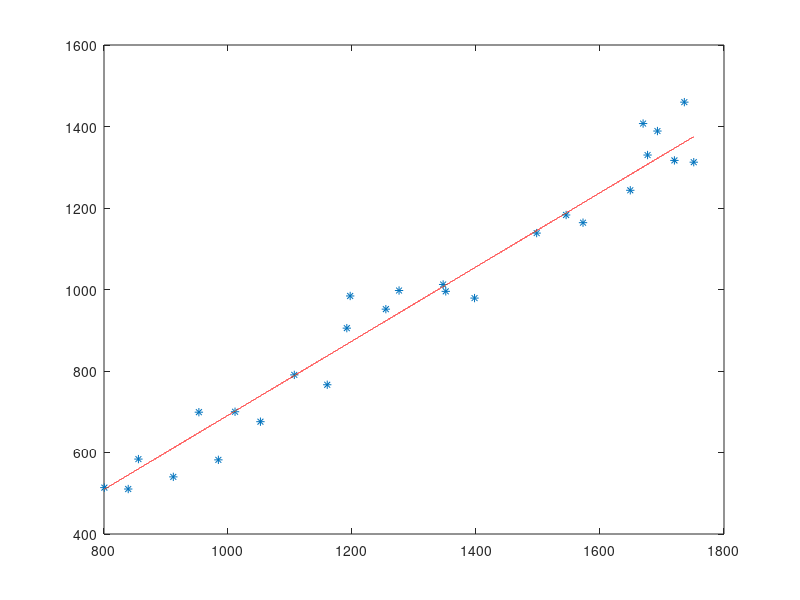
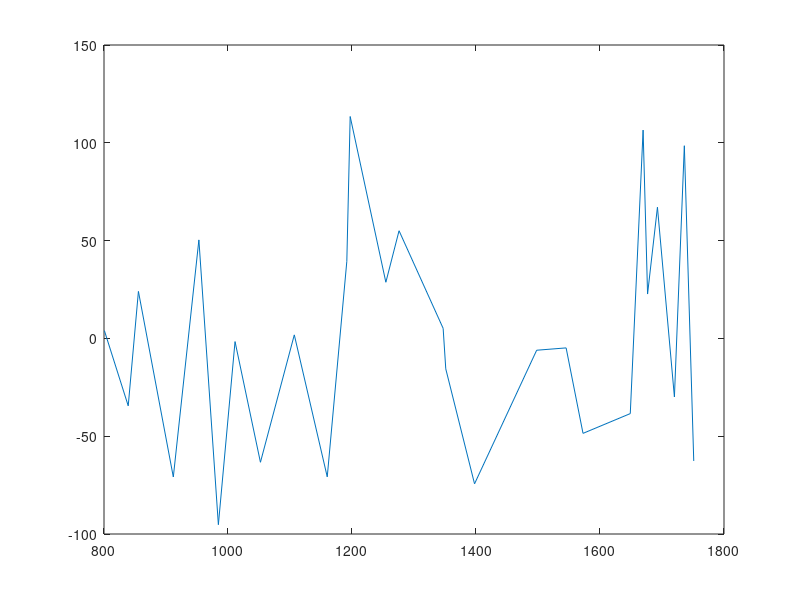
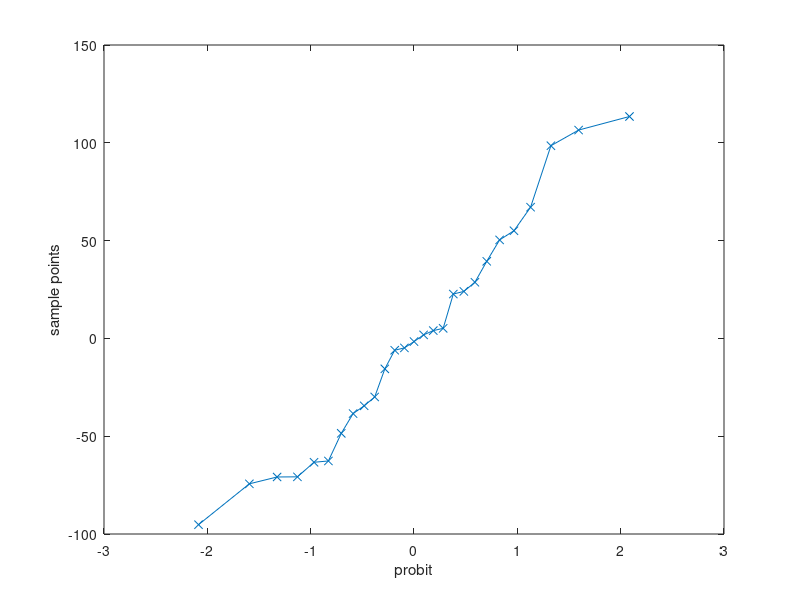
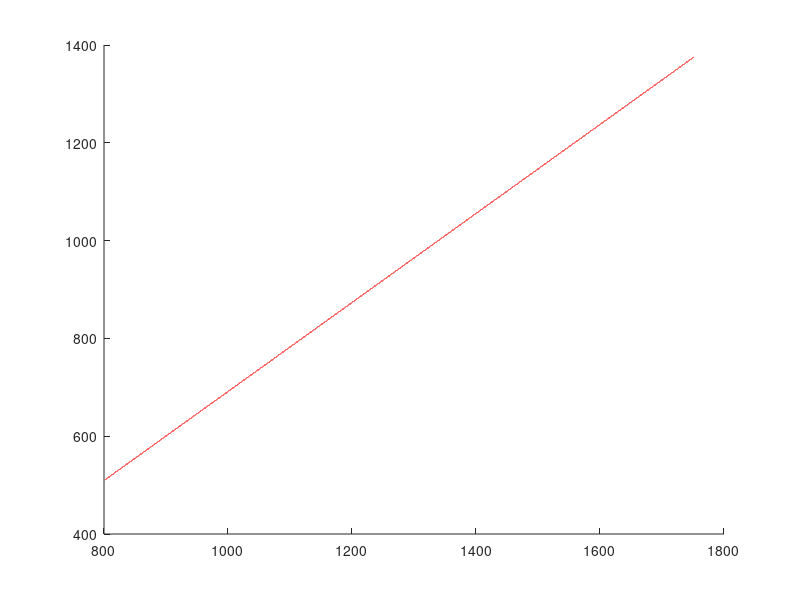

These charts were generated, in order, by the following MATLAB code: (Note: this script raises an error after producing the figures.)
% chargement des données
data=load('TPStat001.mat');
x=data.x;
y=data.y;
N=max(size(x));
% previsualisation des données
%plot(x,y,'*','MarkerSize',20);

%calcul des paramètres généraux sur les données
mean_x=mean(x);
mean_y=mean(y);
var_xy=mean((x-mean_x).*(y-mean_y));
var_x=var(x);
var_y=var(y);


%paramètre de regression
b=var_xy/var_x;
a=mean_y-b*mean_x;

% previsualisation des données
figure()
plot(x,y,'*');
hold on
xarray=min(x):0.01:max(x);
yhat_array=a+b*xarray;
plot(xarray,yhat_array,'r');

%analyse des résidus
y_m=a+b*x;
err=y-y_m;
figure();plot(x,err)
%test de normalité
figure();qqplot(err)
%test de l'homoscedasticité
s=sqrt(1/(N-2)*norm(err)^2);
%% Test d'hypothèse 

%les ecarts-types
s_alpha=sqrt(s^2*(1/N+mean_x^2/sum((x-mean_x).^2)));
s_beta=sqrt(s^2/sum((x-mean_x).^2));

%les stats
%H0: beta=0
H0_beta=0;
stat_beta=(b-H0_beta)/s_beta^2;
p_val=1-tcdf(stat_beta,N-2);

%% Coefficient de determination R=norm(y_m-mean_y
R=sqrt(var_xy^2/(var_x*var_y));%car on est en |R²

%% Qu3
niv=10/100;
t10=tinv(1-niv,N-2);
figure()
%plot(x,y,'*');
hold on
plot(xarray,yhat_array,'r');
Conf_bas3=a+b*xarray-t10*s*sqrt(1/N+(xarray-mean_x).^2/norm(x-mean_x)^2);
Conf_haut3=a+b*xarray+t10*s*sqrt(1/N+(xarray-mean_x).^2/norm(x-mean_x)^2);
%resolution exacte
syms valeur
%Recherche de la valeur exacte pour la resistance  800
Yhat_1=800;
eqn=a+b*valeur-t10*s*sqrt(1/N+(valeur-mean_x).^2/norm(x-mean_x)^2)==Yhat_1;
%valeur exacte pour 800
s=solve(eqn,valeur);
v_exact_1=double(s);
%Recherche de la valeur exacte pour la resistance  2000
Yhat_2=800;
eqn=a+b*valeur-t10*s*sqrt(1/N+(valeur-mean_x).^2/norm(x-mean_x)^2)==Yhat_2;
%valeur exacte pour 2000
v_exact_2=double(solve(eqn,valeur));
plot(xarray',Conf_bas3)
plot(xarray',Conf_haut3)

%% Qu4
niv=10/100;
t10=tinv(1-niv,N-2);
figure()
%plot(x,y,'*');
hold on
plot(xarray,yhat_array,'r');
Conf_bas4=a+b*xarray-t10*s*sqrt(1+1/N+(xarray-mean_x).^2/norm(x-mean_x)^2);
Conf_haut4=a+b*xarray+t10*s*sqrt(1+1/N+(xarray-mean_x).^2/norm(x-mean_x)^2);
%v_exact=
plot(xarray,Conf_bas4)
%plot(xarray',Conf_haut4)


